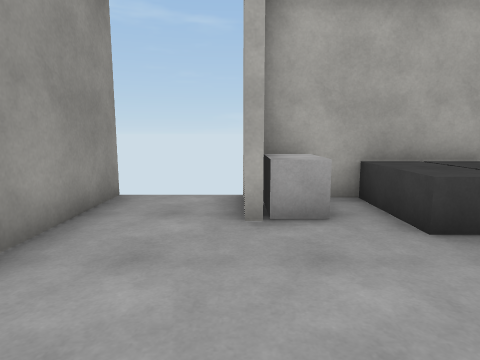
view 1 (above)

16 first-person views from a walk through a Unity game level. The camera is 1.3 m above the floor, tilts 8° down and sees 75° across. The floor is counted in squares, 1.11 m on a side. Each view is taken from the middle of a square. On the plan, view 1 faces up. The plan holds only what a view shows up to about 13 squares ahead; the rest is blank. The player character is not drawn. Surface patterns are stand-ins for the level's own textures.

view 2
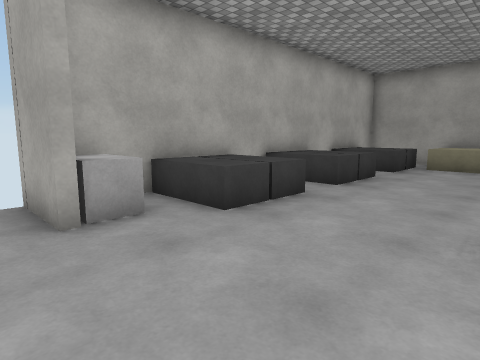

view 3
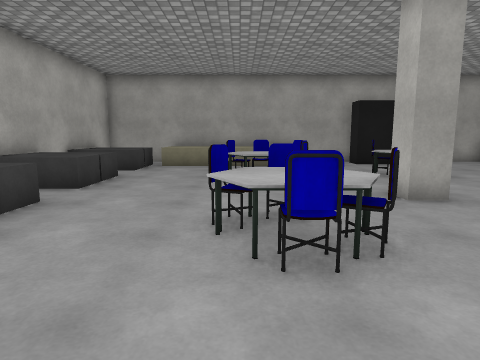

view 4
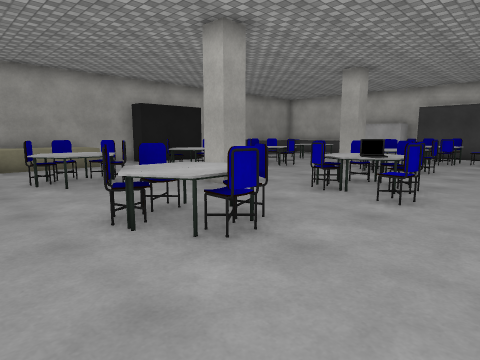

view 5
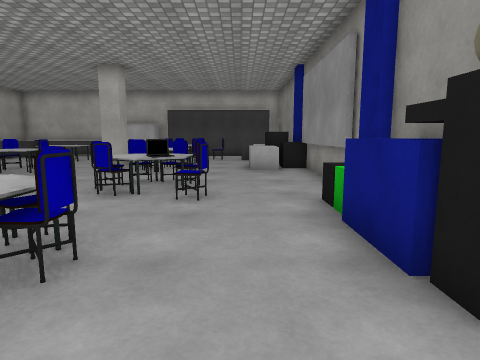

view 6
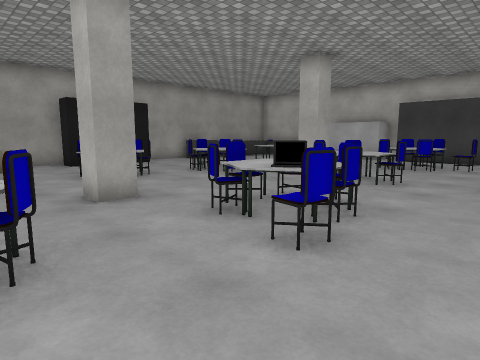

view 7
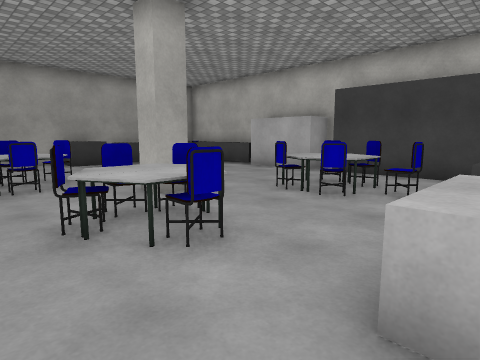

view 8
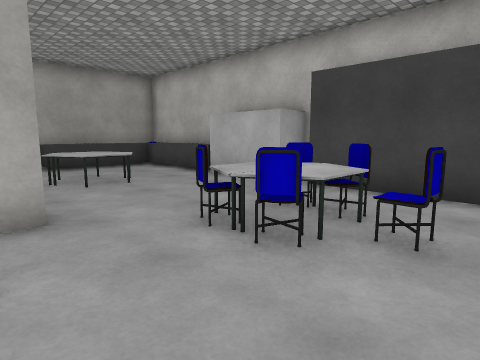

view 9
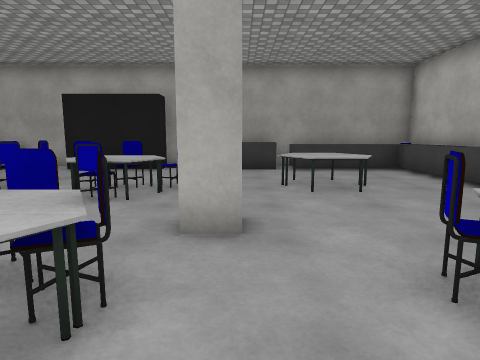

view 10
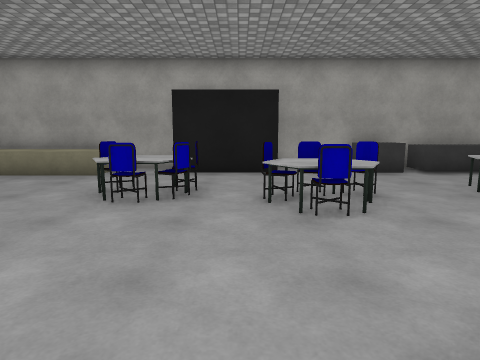

view 11
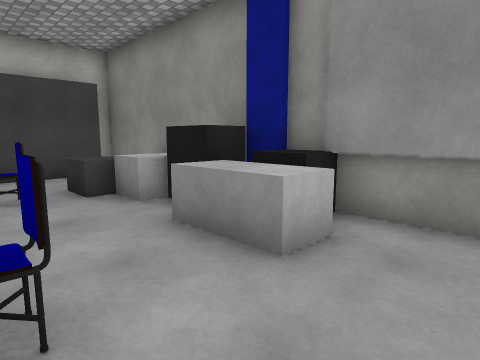

view 12
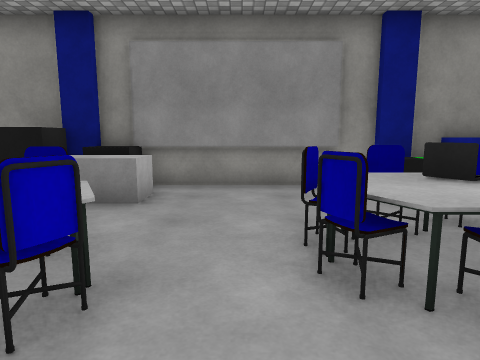

view 13
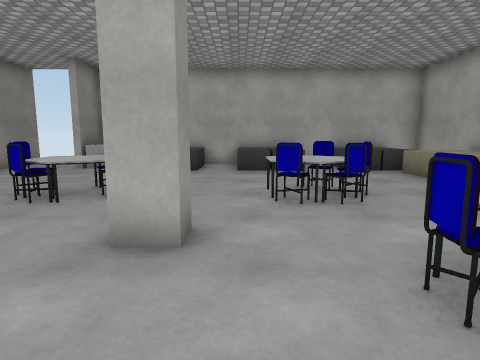

view 14
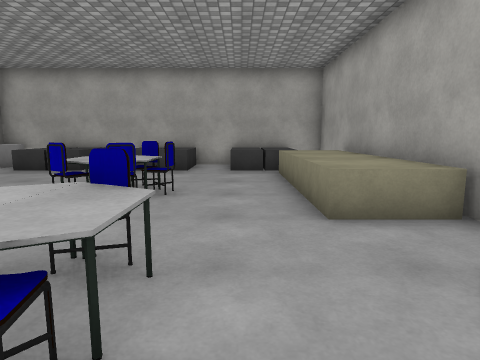

view 15
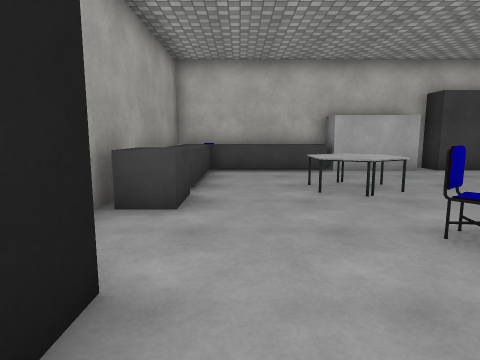

view 16
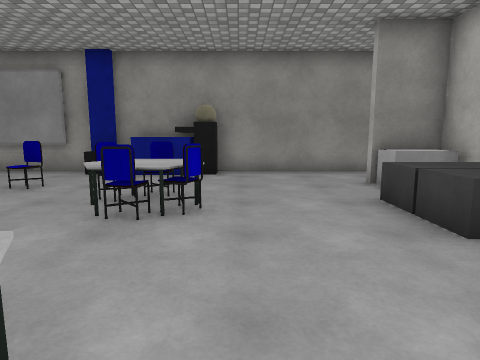

### Floor plan
Key: @ floor where view 1 was taken; # wall or solid block; x gap in a wall; . floor; ^ raised ledge; O other object.
Columns run from 3 left of view 1 to 14 right of it. Each row starts with its distance up from view 1.
  6 x..##############
  5 #..#O.OO.OOO.OOO#
  4 #.....OO.OOO.OOO#
  3 #..............^^
  2 #..............^^
  1 #..............^^
  0 #O.@.OO...OO...^^
 -1 #O...OOO..OOO..^^
 -2 #O...O....OO...^^
 -3 #O......O........#
 -4 #O..OOO....OO....#
 -5 ##..OOO...OOO..###
 -6 ##...OO....OO..#
 -7  #.............#
 -8 ##....O..OOO...###
 -9 ##O..OOO..OO.....#
-10 #OO..OO....O.....#
-11 #OO.....O......OO
-12 #OO........OO..OO
-13 #OO..OO....OO..^^
-14 #OOOOOO....OO..^^
-15 #  ..OO........^^
-16 # .............^^
-17 # ##########^^^ ^
-18            ######

Positions as (right, up) in squares from view 1, and headings:
1: (0, 0), facing up
2: (-1, 0), facing up-right
3: (-1, 0), facing right
4: (-1, 2), facing down-right
5: (0, 2), facing down
6: (-1, -1), facing down-right
7: (-1, -7), facing down-right
8: (0, -10), facing down-right
9: (1, -11), facing right
10: (2, -7), facing right
11: (2, -7), facing down-left
12: (5, -7), facing left
13: (6, -7), facing up
14: (10, -7), facing up
15: (11, -6), facing down
16: (8, 1), facing left
